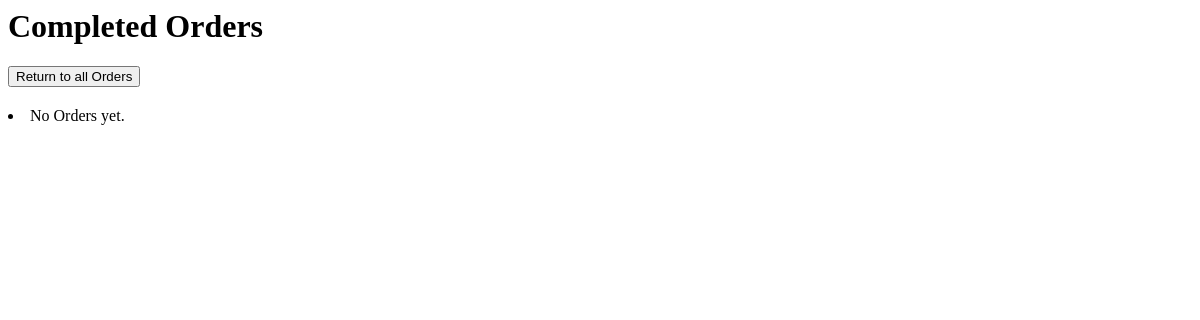
The app's page /orders/completed, older data.
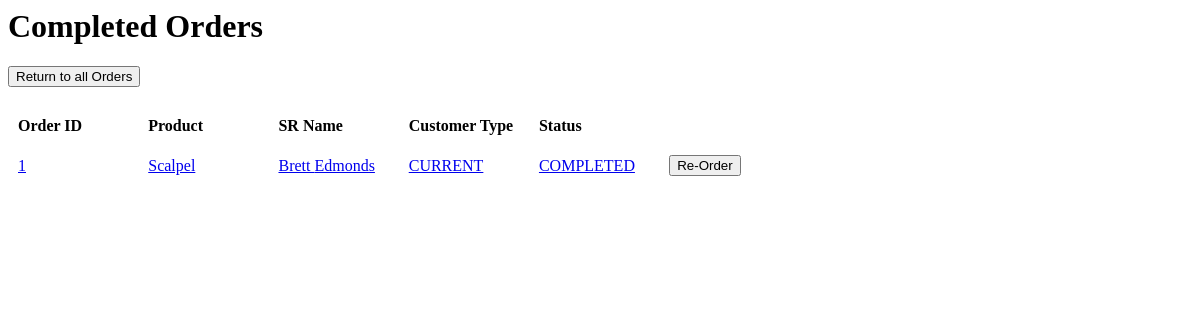
The same page, newer data.
### orders/models.py (models this page shows, shortened)
class Order(models.Model):
    def validate_true(value):
        if value is False:
            raise ValidationError("You must accept the disclaimer to submit the order.")
    product = models.ForeignKey(
        product_models.Product,
        on_delete=models.SET_NULL,
        null=True
    )
    SR_first_name = models.CharField(max_length=35)
    SR_last_name = models.CharField(max_length=35)
    SR_phone_number = models.PositiveIntegerField(validators=[MaxValueValidator(9999999999)])
    SM_first_name = models.CharField(max_length=35)
    SM_last_name = models.CharField(max_length=35)
    SR_email = models.EmailField(max_length=254)
    physician = models.CharField(max_length=70)
    hospital = models.CharField(max_length=70)
    cust_choices = ( #Choices for the customer type dropdown menu
        ("CURRENT", "Current"),
        ("NEW", "New"),
        ("CONVERSION", "Conversion")
    )
    customer_type = models.CharField(max_length=10, choices=cust_choices, default="CURRENT")
    clinical_need = models.CharField(max_length=200)
    category_choices = (
		("Cervical/Trauma", "Cervical/Trauma"),
		("Interbody Fusion and Vertebral Body Replacement", "Interbody Fusion and Vertebral Body Replacement"),
		("Thoracolumbar", "Thoracolumbar"),
		("MAST", "MAST"),
		("General Instruments", "General Instruments"),
		("New Product", "New Product")
	)
    instrument_category = models.CharField(max_length=47, choices=category_choices, null=True)
    description = models.TextField()
    size = models.CharField(max_length = 120, default = "Standard")
    quantity = models.PositiveIntegerField()
    type_choices = (
		("Simple Modification - Make from Scratch", "Simple Modification - Make from Scratch"),
		("Minor Mod to Standard Device", "Minor Mod to Standard Device"),
		("Complex Design - Requires Predicate", "Complex Design - Requires Predicate"),
		("Complex Assembly - Many Components", "Complex Assembly - Many Components"),
		("New Product", "New Product")
	)
    instrument_type = models.CharField(max_length=39, choices=type_choices, null=True, help_text=
        ("Simple Modification - Make from Scratch: $750-1250. "
        "Minor Mod to Standard Device: $1000-$2000. "
        "Complex Design - Requires Predicate: $1750-$3000. "
        "Complex Assembly - Many Components: $3000-$4500."))
    handle_choices = (
		("1.9 Inch Ball w/ Impact Cap","1.9 Inch Ball w/ Impact Cap"),
		("4.8 Inch Ergonomic Inline","4.8 Inch Ergonomic Inline"),
		("4.75 Inch Tapered w/ Impact Cap","4.75 Inch Tapered w/ Impact Cap"),
		("6 Inch Ergonomic Inline w/ Impact Cap","6 Inch Ergonomic Inline w/ Impact Cap"),
		("4 Inch Cervical Inline w/Impact Cap","4 Inch Cervical Inline w/Impact Cap"),
		("New Product", "New Product"),
		("Not Applicable", "Not Applicable")
	)
    instrument_handle = models.CharField(max_length=37, choices=handle_choices, null=True)
    disclaimer = models.BooleanField(validators=[validate_true], help_text=
        "I agree to submit this request form to my manager for approval.  If actual cost exceeds maximum price range, I will be notified with adjusted price prior to manufacturing with no obligation to continue.")
    status_choices = ( # Allowed status types
        ("SUBMITTED", "Submitted"),
        ("APPROVED", "Approved"),
        ("DENIED", "Denied"),
        ("IN PROGRESS", "In Progress"),
        ("SHIPPED", "Shipped"),
        ("COMPLETED", "Completed")
    )
    status = models.CharField(max_length=11, choices=status_choices, default="SUBMITTED")
    is_reordered = models.BooleanField(default=False)
    num_reorders = models.PositiveIntegerField(default=0)
    parent_reorder = models.ForeignKey('self', on_delete=models.SET_NULL, null=True, default=None)
    denial_reason = models.TextField(default = "")

### products/models.py (models this page shows)
class Product(models.Model):
	name = models.CharField(max_length = 360, default = "New Product")
	description = models.TextField()
	price = models.DecimalField(max_digits=100, decimal_places=2)
	image = models.ImageField(upload_to='media', default="default.jpeg")
	part_number = models.CharField(max_length = 360, default = "X0000000")
	category_choices = (
		("Cervical/Trauma", "Cervical/Trauma"),
		("Interbody Fusion and Vertebral Body Replacement", "Interbody Fusion and Vertebral Body Replacement"),
		("Thoracolumbar", "Thoracolumbar"),
		("MAST", "MAST"),
		("General Instruments", "General Instruments"),
		("New Product", "New Product")
	)
	category = models.CharField(max_length=47, choices=category_choices, null=True)
	size = models.CharField(max_length = 120, default = "Standard")
	handle_choices = (
		("1.9 Inch Ball w/ Impact Cap","1.9 Inch Ball w/ Impact Cap"),
		("4.8 Inch Ergonomic Inline","4.8 Inch Ergonomic Inline"),
		("4.75 Inch Tapered w/ Impact Cap","4.75 Inch Tapered w/ Impact Cap"),
		("6 Inch Ergonomic Inline w/ Impact Cap","6 Inch Ergonomic Inline w/ Impact Cap"),
		("4 Inch Cervical Inline w/Impact Cap","4 Inch Cervical Inline w/Impact Cap"),
		("New Product", "New Product"),
		("Not Applicable", "Not Applicable")
	)
	handle = models.CharField(max_length=37, choices=handle_choices, null=True)
	type_choices = (
		("Simple Modification - Make from Scratch", "Simple Modification - Make from Scratch"),
		("Minor Mod to Standard Device", "Minor Mod to Standard Device"),
		("Complex Design - Requires Predicate", "Complex Design - Requires Predicate"),
		("Complex Assembly - Many Components", "Complex Assembly - Many Components"),
		("New Product", "New Product")
	)
	product_type = models.CharField(max_length=39, choices=type_choices, null=True)
	num_orders = models.PositiveIntegerField(default=0)
	department = models.CharField(max_length=20, blank=True, default='')
	def __str__(self):
		return (self.name)

### orders/views.py (the view)
# urls.py: path('orders/completed', CompletedOrders.as_view(), name='completed_orders'),
class CompletedOrders(ListView): #Completed Orders
    model = Order
    def get_queryset(self): #Overrides the default queryset for listview
        return Order.objects.exclude(hospital = "Enter Hospital") #Excludes the dummy order for a new Product that new product orders are based on
    def get_context_data(self, **kwargs): #Overrides Listview get_context_data method
        context = super(CompletedOrders, self).get_context_data(**kwargs) #Calls original version of method
        context['completed_orders'] = Order.objects.filter( #Creates a subset of the context with only completed orders
                                                        Q(status="COMPLETED") ).exclude(hospital = "Enter Hospital")
        return context
    template_name='orders/completed_order_list.html' #Selects which html template to pass the context to

### orders/templates/orders/completed_order_list.html (shortened to what this page needs)
<h1>Completed Orders</h1>
<h2><a href="/orders/"><button type="button">Return to all Orders</button></a></h2>
{% for order in completed_orders %}
    <table>
    <thead>
        <tr>
        <th>Order ID</th>
        <th>Product</th>
        <th>SR Name</th>
        <th>Customer Type</th>
        <th>Status</th>
        <th></th>
        </tr>
    </thead>
    <tbody>
    <tr>
        <td><a href="/orders/{{ order.id }}">{{ order.id }}</a></td>
        <td><a href="/orders/{{ order.id }}">{{ order.product }}</a></td>
        <td><a href="/orders/{{ order.id }}">{{ order.SR_first_name }} {{ order.SR_last_name }}</a></td>
        <td><a href="/orders/{{ order.id }}">{{ order.customer_type }}</a></td>
        <td><a href="/orders/{{ order.id }}">{{ order.status }}</a></td>
        <td><a href="/orders/{{ order.id }}/reorder"><button type = "button">Re-Order</button></a></td>
        </tr>
    </tbody>
</table>
{% empty %}
    <li>No Orders yet.</li>
{% endfor %}

Row changes from the older to the newer data that the page shows:
now on this page (row edited): Order: id "1", product "Scalpel", SR_first_name "Brett", SR_last_name "Edmonds", customer_type "CURRENT", status "COMPLETED"
Text that changed along with them:
text no longer shown: "No Orders yet."
